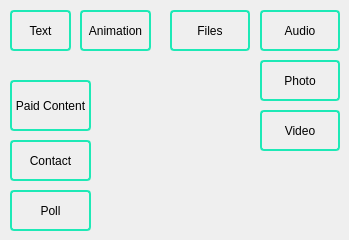
      <widget class="QWidget" name="sending_tab">
       <attribute name="title">
        <string>Sending</string>
       </attribute>
       <widget class="QPushButton" name="sendPaidContent_button">
        <property name="geometry">
         <rect>
          <x>10</x>
          <y>80</y>
          <width>81</width>
          <height>51</height>
         </rect>
        </property>
        <property name="statusTip">
         <string>Sending Tab - Paid Content - This will allow you to send a message with a File/Photo attached to it and charge &quot;Telegram Stars&quot; (XTR) to unlock that content.</string>
        </property>
        <property name="styleSheet">
         <string notr="true">  border: 2px solid #1de9b6;
  border-radius: 4px;
  height: 32px;</string>
        </property>
        <property name="text">
         <string>Paid Content</string>
        </property>
       </widget>
       <widget class="QPushButton" name="sendContact_button">
        <property name="geometry">
         <rect>
          <x>10</x>
          <y>140</y>
          <width>81</width>
          <height>41</height>
         </rect>
        </property>
        <property name="statusTip">
         <string>Sending Tab - Contact - This will send a Contact Infromation card to all users with the users ID, Phone Number, Etc.</string>
        </property>
        <property name="styleSheet">
         <string notr="true">  border: 2px solid #1de9b6;
  border-radius: 4px;
  height: 32px;</string>
        </property>
        <property name="text">
         <string>Contact</string>
        </property>
       </widget>
       <widget class="QPushButton" name="sendPhoto_button">
        <property name="geometry">
         <rect>
          <x>260</x>
          <y>60</y>
          <width>80</width>
          <height>41</height>
         </rect>
        </property>
        <property name="toolTip">
         <string>Sends a photo to users as the bot</string>
        </property>
        <property name="styleSheet">
         <string notr="true">  border: 2px solid #1de9b6;
  border-radius: 4px;
  height: 32px;</string>
        </property>
        <property name="text">
         <string>Photo</string>
        </property>
       </widget>
       <widget class="QPushButton" name="sendVideo_button">
        <property name="geometry">
         <rect>
          <x>260</x>
          <y>110</y>
          <width>80</width>
          <height>41</height>
         </rect>
        </property>
        <property name="styleSheet">
         <string notr="true">  border: 2px solid #1de9b6;
  border-radius: 4px;
  height: 32px;</string>
        </property>
        <property name="text">
         <string>Video</string>
        </property>
       </widget>
       <widget class="QPushButton" name="sendText_button">
        <property name="geometry">
         <rect>
          <x>10</x>
          <y>10</y>
          <width>61</width>
          <height>41</height>
         </rect>
        </property>
        <property name="statusTip">
         <string>Sending Tab - Text - Using the console_text_response_input, you can enter a message to send AS THAT BOT to the bots subscribers and active users.</string>
        </property>
        <property name="styleSheet">
         <string notr="true">  border: 2px solid #1de9b6;
  border-radius: 4px;
  height: 32px;</string>
        </property>
        <property name="text">
         <string>Text</string>
        </property>
       </widget>
       <widget class="QPushButton" name="sendPoll_button">
        <property name="geometry">
         <rect>
          <x>10</x>
          <y>190</y>
          <width>81</width>
          <height>41</height>
         </rect>
        </property>
        <property name="styleSheet">
         <string notr="true">  border: 2px solid #1de9b6;
  border-radius: 4px;
  height: 32px;</string>
        </property>
        <property name="text">
         <string>Poll</string>
        </property>
       </widget>
       <widget class="QPushButton" name="sendAudio_button">
        <property name="geometry">
         <rect>
          <x>260</x>
          <y>10</y>
          <width>80</width>
          <height>41</height>
         </rect>
        </property>
        <property name="styleSheet">
         <string notr="true">  border: 2px solid #1de9b6;
  border-radius: 4px;
  height: 32px;</string>
        </property>
        <property name="text">
         <string>Audio</string>
        </property>
       </widget>
       <widget class="QPushButton" name="sendFiles_button">
        <property name="geometry">
         <rect>
          <x>170</x>
          <y>10</y>
          <width>80</width>
          <height>41</height>
         </rect>
        </property>
        <property name="styleSheet">
         <string notr="true">  border: 2px solid #1de9b6;
  border-radius: 4px;
  height: 32px;</string>
        </property>
        <property name="text">
         <string>Files</string>
        </property>
       </widget>
       <widget class="QPushButton" name="sendAnimation_button">
        <property name="geometry">
         <rect>
          <x>80</x>
          <y>10</y>
          <width>71</width>
          <height>41</height>
         </rect>
        </property>
        <property name="styleSheet">
         <string notr="true">  border: 2px solid #1de9b6;
  border-radius: 4px;
  height: 32px;</string>
        </property>
        <property name="text">
         <string>Animation</string>
        </property>
       </widget>
      </widget>
